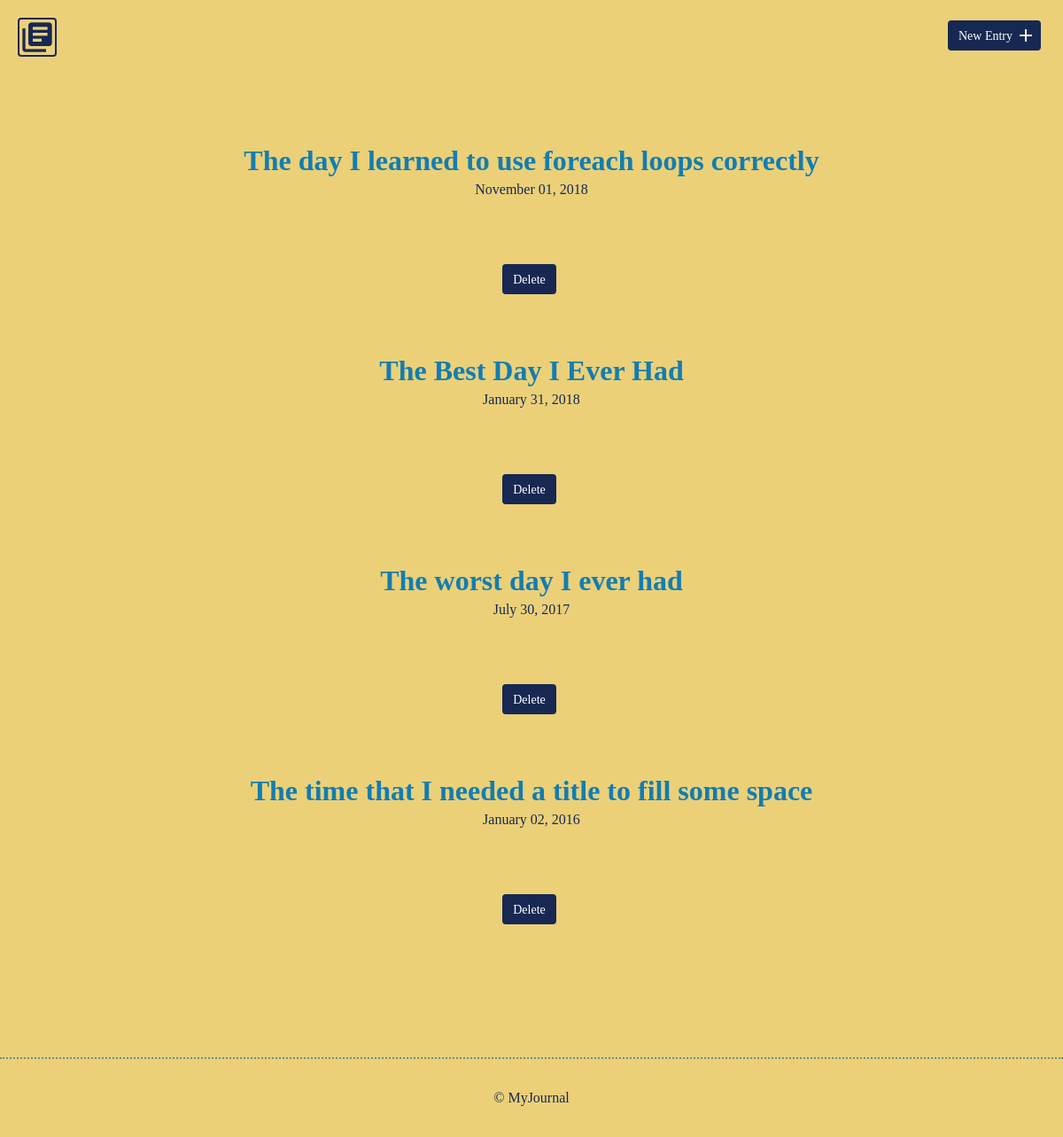
/, run on an earlier commit of the app's database.
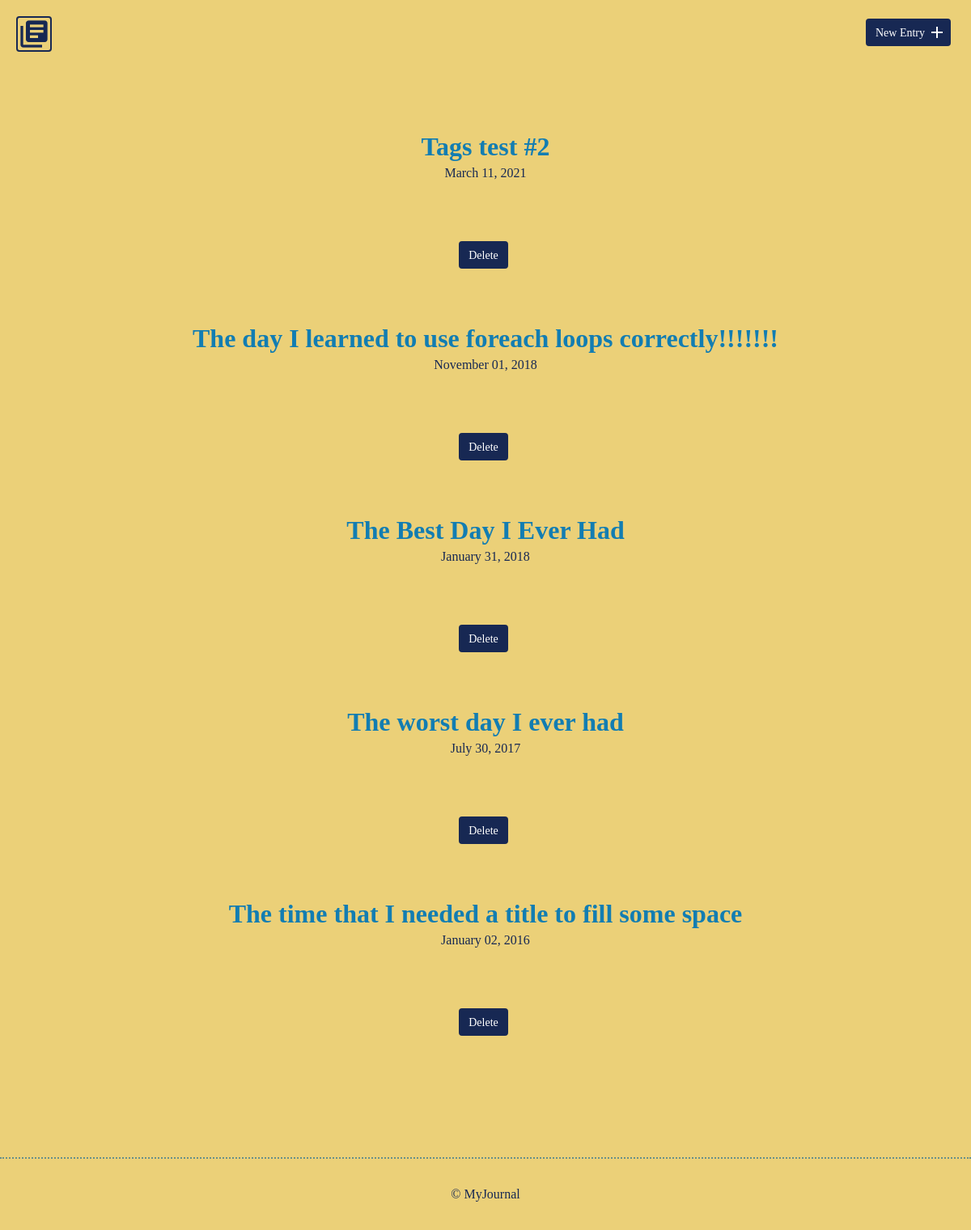
And on a later commit of the database.
### tables this page shows
CREATE TABLE "entries" (
	`id`	INTEGER,
	`title`	TEXT,
	`date`	TEXT,
	`time_spent`	INTEGER,
	`learned`	BLOB,
	`resources`	BLOB,
	PRIMARY KEY(`id`)
);

### inc/functions.php (called while the page is built, shortened)
<?php
function get_journal_entries(){
    include ('connection.php');
    try{
        return $db->query("SELECT id, title, date FROM entries
	                         ORDER BY date DESC");
    } catch(Exception $e) {
        echo "Error!: ".$e->getMessage();
        return array();
    }
}
?>

### index.php (the view, shortened to what this page needs)
<?php
include('inc/connection.php');
include('inc/header.php');
include('inc/functions.php');
?>
<!DOCTYPE html>
<html>
    <body>
          <section>
              <div class="container">
                  <div class="entry-list">
                          <?php
                          foreach(get_journal_entries() as $je){
                                echo "<article>";
                                echo "<h2><a href='detail.php?id=" . $je["id"] . "'>" . $je["title"] . "</a></h2>";
                                echo "<time datetime=" . $je["date"] . ">" . date('F d, Y', strtotime($je["date"])) . "</time>";
                                echo "<form method='post' action='index.php'>";
                                echo "<input type='submit' class='button delete journal entry' value='Delete' />\n";
                                echo "</form>";
                                echo "</article>";
                          }
                          ?>
                  </div>
              </div>
          </section>
    </body>
  <?php
    include('inc/footer.php');
    ?>
</html>

### inc/header.php (shortened to what this page needs)
<!DOCTYPE html>
<html>
    <head>
        <link rel="stylesheet" href="css/normalize.css">
        <link rel="stylesheet" href="css/site.css">
    </head>
    <body>
        <header>
            <div class="container">
                <div class="site-header">
                    <a class="logo" href="index.php"><i class="material-icons">library_books</i></a>
                    <a class="button icon-right" href="new.php"><span>New Entry</span> <i class="material-icons">add</i></a>
                </div>
            </div>
        </header>
     </body>

### inc/footer.php (shortened to what this page needs)
<!DOCTYPE html>
<html>
    <footer>
        <div>
            &copy; MyJournal
        </div>
    </footer>
</html>

### css/site.css (style rules this page uses)
body { background-color: #ebd078; font-size: 16px; color: #172853; font-family: 'Goudy Old Style', serif; font-weight: 400; }
.container { margin: 0 auto; padding: 0 25px; }
header .site-header { margin: 0 auto; height: 95px; }
header .logo i { color: #172853; margin: 20px 0 0 -5px; float: left; font-size: 40px; border: 2px solid #172853; border-radius: 4px; }
header .button { float: right; margin: 33px 0 0 0; }
footer { text-align: center; padding: 35px 0; border-top: 2px dotted #678f89; }
.button { padding: 8px 10px 6px 10px; background: #172853; border: 2px solid #172853; border-radius: 4px; text-decoration: none; color: #FFF; position: relative; text-align: center; font-size: 14px; font-family: "Big Caslon", serif; }
.button.icon-right { padding-right: 30px; top: -10px; }
.button.icon-right i { position: absolute; top: 3px; right: 3px; }
h1, h2, h3 { margin: 0; font-weight: 400; line-height: 1em; color: #127db2; }
h2 { font-size: 32px; font-stretch: ultra-expanded; }
h2 a { text-decoration: none; color: #127db2; }
.entry-list, .edit-entry, .new-entry { max-width: 800px; margin: 0 auto; padding: 70px 0 150px 0; }
.entry-list article { margin-bottom: 70px; text-align: center; }
.entry-list article:last-child { margin-bottom: 0; }
.entry-list article h2 { margin-bottom: 8px; font-family: "Garamond", serif; font-weight: bold; }
.entry { max-width: 800px; margin: 75px auto 0 auto; text-align: left; }
input[type=submit] { margin-right: 5px; }

What changed in the data, as far as the page shows it:
added entries: title "Tags test #2", date "March 11, 2021"
changed entries: title "The day I learned to use foreach loops correctly" → "The day I learned to use foreach loops correctly!!!!!!!"
